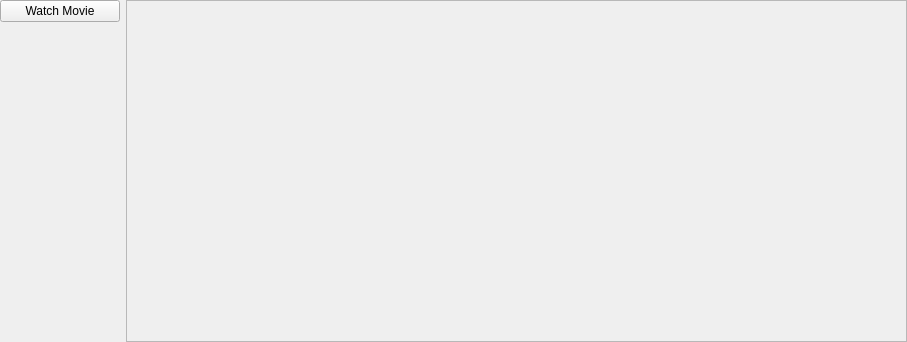
<?xml version="1.0" encoding="UTF-8"?>
<ui version="4.0">
 <class>MovieEditor</class>
 <widget class="QWidget" name="MovieEditor">
  <property name="geometry">
   <rect>
    <x>0</x>
    <y>0</y>
    <width>907</width>
    <height>342</height>
   </rect>
  </property>
  <property name="windowTitle">
   <string>Form</string>
  </property>
  <layout class="QHBoxLayout" name="horizontalLayout">
   <property name="leftMargin">
    <number>0</number>
   </property>
   <property name="topMargin">
    <number>0</number>
   </property>
   <property name="rightMargin">
    <number>0</number>
   </property>
   <property name="bottomMargin">
    <number>0</number>
   </property>
   <item>
    <widget class="QWidget" name="widget" native="true">
     <property name="maximumSize">
      <size>
       <width>120</width>
       <height>16777215</height>
      </size>
     </property>
     <layout class="QVBoxLayout" name="verticalLayout">
      <property name="leftMargin">
       <number>0</number>
      </property>
      <property name="topMargin">
       <number>0</number>
      </property>
      <property name="rightMargin">
       <number>0</number>
      </property>
      <property name="bottomMargin">
       <number>0</number>
      </property>
      <item>
       <widget class="QPushButton" name="watchMovieButton">
        <property name="text">
         <string>Watch Movie</string>
        </property>
       </widget>
      </item>
      <item>
       <spacer name="verticalSpacer">
        <property name="orientation">
         <enum>Qt::Vertical</enum>
        </property>
        <property name="sizeHint" stdset="0">
         <size>
          <width>20</width>
          <height>281</height>
         </size>
        </property>
       </spacer>
      </item>
     </layout>
    </widget>
   </item>
   <item>
    <widget class="QFrame" name="timelineWidget">
     <property name="frameShape">
      <enum>QFrame::StyledPanel</enum>
     </property>
     <property name="frameShadow">
      <enum>QFrame::Sunken</enum>
     </property>
    </widget>
   </item>
  </layout>
 </widget>
 <resources/>
 <connections/>
</ui>
